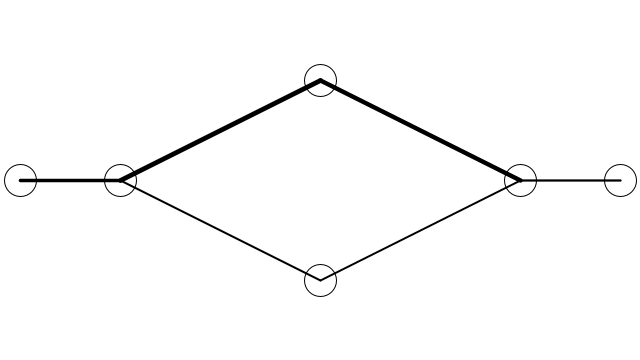
Frame 1 (no input)
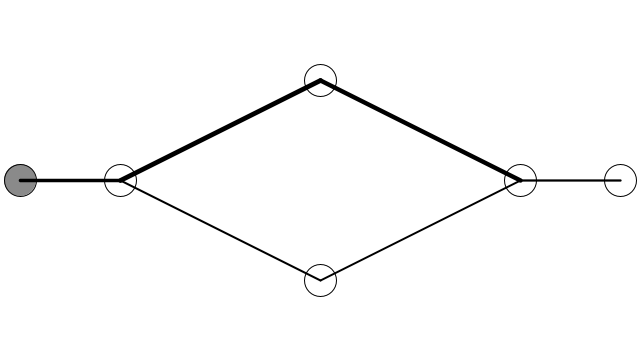
Frame 60 (the mouse pressed at the canvas centre just before this capture)
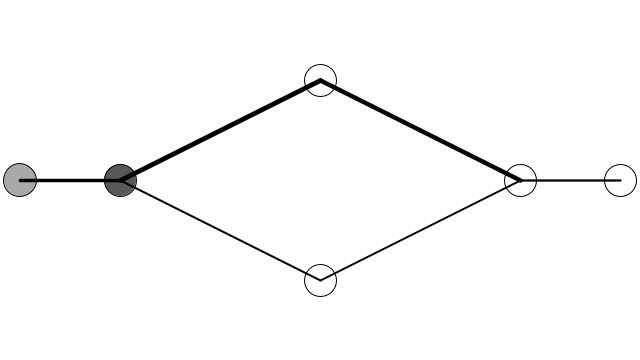
Frame 120 (the mouse held since frame 60 and released just before this capture)

The Processing sketch that drew these frames (run headless with seeded random() and noise(); from frame 60 on, the mouse is pressed at the canvas centre):

// Processing sketch: NetworkAnimation
// ── NetworkAnimation.pde

Network network;

void setup() {
  size(640, 360); 
  smooth();
  network = new Network(width/2, height/2);

  Neuron a = new Neuron(-300, 0);
  Neuron b = new Neuron(-200, 0);
  Neuron c = new Neuron(0, 100);
  Neuron d = new Neuron(0, -100);
  Neuron e = new Neuron(200, 0);
  Neuron f = new Neuron(300, 0);


  network.connect(a, b);
  network.connect(b, c);
  network.connect(b, d);
  network.connect(c, e);
  network.connect(d, e);
  network.connect(e, f);


  network.addNeuron(a);
  network.addNeuron(b);
  network.addNeuron(c);
  network.addNeuron(d);
  network.addNeuron(e);
  network.addNeuron(f);
}

void draw() {
  background(255);
  network.display();

  if (frameCount % 30 == 0) {
    network.feedforward(random(1));
  }
}


// ── Connection.pde
class Connection {
  float weight;
  Neuron a;
  Neuron b;

  boolean sending = false;
  PVector sender;
  float output = 0;

  Connection(Neuron from, Neuron to, float w) {
    weight = w;
    a = from;
    b = to;
  }

  void send(float val) {
    output = val*weight;
    sender = a.location.get();
    sending = true;
  }

  void display() {
    stroke(0);
    strokeWeight(1+weight*4);
    line(a.location.x, a.location.y, b.location.x, b.location.y);

    if (sending) {
      fill(0);
      strokeWeight(1);
      ellipse(sender.x, sender.y, 8, 8);

      sender.x = lerp(sender.x, b.location.x, 0.1);
      sender.y = lerp(sender.y, b.location.y, 0.1);
      float d = PVector.dist(sender, b.location);
      if (d < 1) {
        b.receive(output);
        sending = false;
      }

    }
  }
}


// ── Network.pde


class Network {
  ArrayList<Neuron> neurons;
  ArrayList<Connection> connections;
  PVector location;

  Network(float x, float y) {
    location = new PVector(x, y);
    neurons = new ArrayList<Neuron>();
    connections = new ArrayList<Connection>();
  }

  void addNeuron(Neuron n) {
    neurons.add(n);
  }

  void connect(Neuron a, Neuron b) {
    Connection c = new Connection(a, b, random(0,1));
    a.addConnection(c);
    connections.add(c);
  } 

  void feedforward(float input) {
    Neuron start = neurons.get(0);
    start.receive(input);
  }


  void display() {
    pushMatrix();
    translate(location.x, location.y);
    for (Neuron n : neurons) {
      n.display();
    }

    for (Connection c : connections) {
      c.display();
    }

    popMatrix();
  }
}


// ── Neuron.pde


class Neuron {
  PVector location;

  ArrayList<Connection> connections;
  
  float output = 0;
  
  float r = 32;
  
  Neuron(float x, float y) {
    location = new PVector(x, y);
    connections = new ArrayList<Connection>();
  }

  void addConnection(Connection c) {
    connections.add(c);
  } 
  
  void receive(float input) {
    output += input;
    if (output > 1) {
      fire();
      output = 0;
    } 
  }
  
  void fire() {
    r = 64;
    for (Connection c : connections) {
       c.send(output);
    } 
  }
  
  
  

  void display() {
    stroke(0);
    strokeWeight(1);
    float b = map(output,0,1,255,0);
    fill(b);
    ellipse(location.x, location.y, r, r);
    
    r = lerp(r,32,0.1);
  }
}
